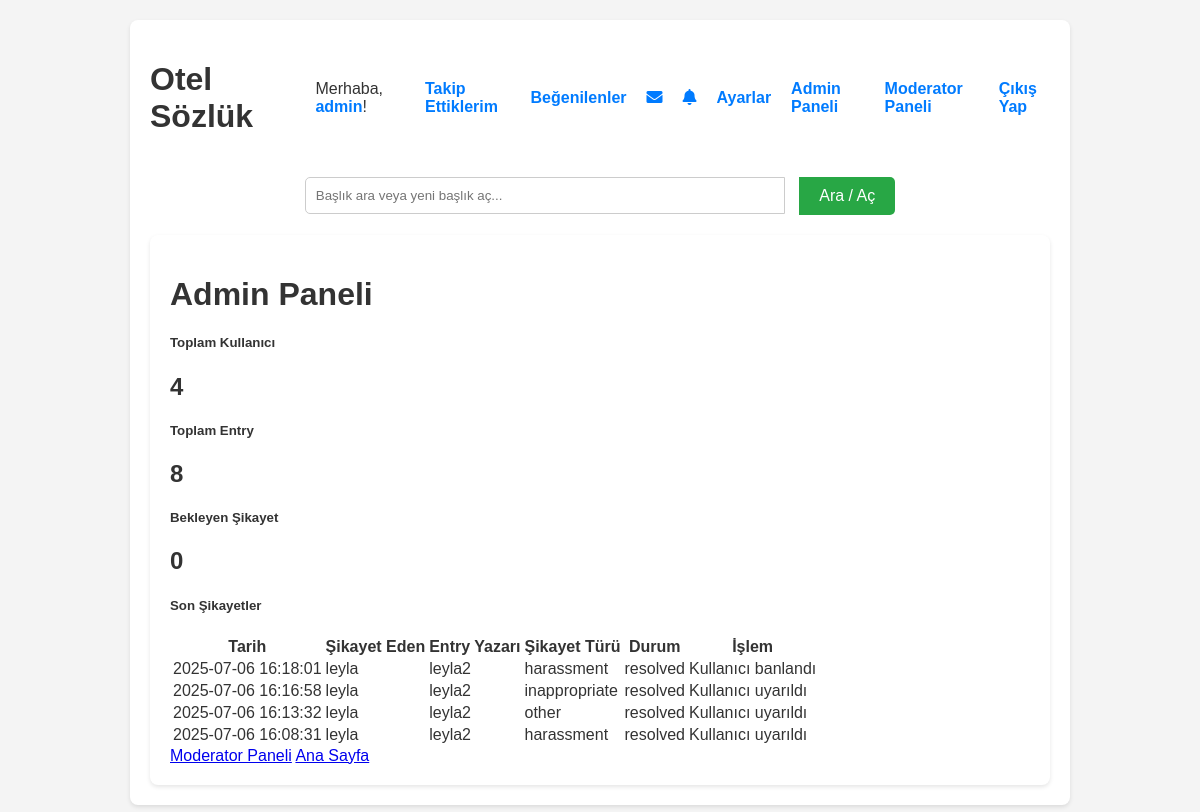
/admin_panel (signed in), run on the app's committed database.
### tables this page shows
CREATE TABLE reports (
            id INTEGER PRIMARY KEY AUTOINCREMENT,
            reporter_id INTEGER NOT NULL,
            entry_id INTEGER NOT NULL,
            report_type TEXT NOT NULL, -- 'spam', 'inappropriate', 'harassment', 'other'
            report_reason TEXT NOT NULL,
            status TEXT DEFAULT 'pending', -- 'pending', 'reviewed', 'resolved'
            moderator_id INTEGER,
            action_taken TEXT,
            timestamp DATETIME DEFAULT CURRENT_TIMESTAMP,
            FOREIGN KEY (reporter_id) REFERENCES users(id),
            FOREIGN KEY (entry_id) REFERENCES entryler(id),
            FOREIGN KEY (moderator_id) REFERENCES users(id)
        );

CREATE TABLE users (
            id INTEGER PRIMARY KEY AUTOINCREMENT,
            username TEXT NOT NULL UNIQUE,
            email TEXT NOT NULL UNIQUE,
            password_hash TEXT NOT NULL,
            bio TEXT DEFAULT '',
            kayit_tarihi TIMESTAMP DEFAULT CURRENT_TIMESTAMP,
            email_verified INTEGER DEFAULT 0,
            verification_code TEXT,
            is_admin INTEGER DEFAULT 0,
            is_moderator INTEGER DEFAULT 0,
            is_banned INTEGER DEFAULT 0
        );

### yemeksozluk.py (the view)
@app.route('/admin_panel')
def admin_panel():
    if not is_logged_in() or not session.get('is_admin'):
        flash('Bu sayfaya erişim yetkiniz yok!', 'error')
        return redirect(url_for('index'))
    with get_db_connection() as conn:
        total_users = conn.execute('SELECT COUNT(*) FROM users').fetchone()[0]
        total_entries = conn.execute('SELECT COUNT(*) FROM entryler').fetchone()[0]
        total_reports = conn.execute('SELECT COUNT(*) FROM reports WHERE status = "pending"').fetchone()[0]
        recent_reports = conn.execute('''
            SELECT r.*, e.entry_metni, u1.username as reporter_username, u2.username as entry_author
            FROM reports r
            JOIN entryler e ON r.entry_id = e.id
            JOIN users u1 ON r.reporter_id = u1.id
            JOIN users u2 ON e.yazar_id = u2.id
            ORDER BY r.timestamp DESC
            LIMIT 10
        ''').fetchall()
    return render_template('admin_panel.html',
                         total_users=total_users,
                         total_entries=total_entries,
                         total_reports=total_reports,
                         recent_reports=recent_reports,
                         is_logged_in=is_logged_in())

### yemeksozluk.py (called while the page is built)
@contextmanager
def get_db_connection():
    conn = sqlite3.connect(DATABASE, timeout=20.0)
    conn.row_factory = sqlite3.Row
    conn.execute('PRAGMA foreign_keys = ON')
    try:
        yield conn
    finally:
        conn.close()

def is_logged_in():
    return 'logged_in' in session and session['logged_in']

@app.before_request
def before_request():
    g.unread_notifications_count = 0
    g.unread_messages_count = 0
    if is_logged_in():
        with get_db_connection() as conn:
            user_id = session['user_id']
            notifications_count = conn.execute('SELECT COUNT(*) FROM notifications WHERE user_id = ? AND is_read = 0', (user_id,)).fetchone()[0]
            g.unread_notifications_count = notifications_count
            messages_count = conn.execute('SELECT COUNT(*) FROM messages WHERE receiver_id = ? AND is_read = 0', (user_id,)).fetchone()[0]
            g.unread_messages_count = messages_count

### templates/admin_panel.html (shortened to what this page needs)
{% extends "base.html" %}
{% block content %}
<div class="container mt-4">
    <h1>Admin Paneli</h1>
    <div class="row mb-4">
        <div class="col-md-4">
            <div class="card text-center">
                <div class="card-body">
                    <h5 class="card-title">Toplam Kullanıcı</h5>
                    <h2 class="text-primary">{{ total_users }}</h2>
                </div>
            </div>
        </div>
        <div class="col-md-4">
            <div class="card text-center">
                <div class="card-body">
                    <h5 class="card-title">Toplam Entry</h5>
                    <h2 class="text-success">{{ total_entries }}</h2>
                </div>
            </div>
        </div>
        <div class="col-md-4">
            <div class="card text-center">
                <div class="card-body">
                    <h5 class="card-title">Bekleyen Şikayet</h5>
                    <h2 class="text-danger">{{ total_reports }}</h2>
                </div>
            </div>
        </div>
    </div>
    <div class="card">
        <div class="card-header">
            <h5>Son Şikayetler</h5>
        </div>
        <div class="card-body">
            {% if recent_reports %}
                <div class="table-responsive">
                    <table class="table table-striped">
                        <thead>
                            <tr>
                                <th>Tarih</th>
                                <th>Şikayet Eden</th>
                                <th>Entry Yazarı</th>
                                <th>Şikayet Türü</th>
                                <th>Durum</th>
                                <th>İşlem</th>
                            </tr>
                        </thead>
                        <tbody>
                            {% for report in recent_reports %}
                            <tr>
                                <td>{{ report.timestamp }}</td>
                                <td>{{ report.reporter_username }}</td>
                                <td>{{ report.entry_author }}</td>
                                <td>
                                    <span class="badge badge-{% if report.report_type == 'spam' %}warning{% elif report.report_type == 'inappropriate' %}danger{% elif report.report_type == 'harassment' %}danger{% else %}secondary{% endif %}">
                                        {{ report.report_type }}
                                    </span>
                                </td>
                                <td>
                                    <span class="badge badge-{% if report.status == 'pending' %}warning{% elif report.status == 'resolved' %}success{% else %}info{% endif %}">
                                        {{ report.status }}
                                    </span>
                                </td>
                                <td>
                                    {% if report.status == 'pending' %}
                                        <a href="{{ url_for('moderator_panel') }}" class="btn btn-sm btn-primary">İncele</a>
                                    {% else %}
                                        {{ report.action_taken or 'İşlem yapıldı' }}
                                    {% endif %}
                                </td>
                            </tr>
                            {% endfor %}
                        </tbody>
                    </table>
                </div>
            {% else %}
                <p class="text-muted">Henüz şikayet bulunmuyor.</p>
            {% endif %}
        </div>
    </div>
    <div class="mt-3">
        <a href="{{ url_for('moderator_panel') }}" class="btn btn-primary">Moderator Paneli</a>
        <a href="{{ url_for('index') }}" class="btn btn-secondary">Ana Sayfa</a>
    </div>
</div>
{% endblock %}

### templates/base.html (style rules this page uses)
body { font-family: sans-serif; margin: 20px; background-color: #f4f4f4; color: #333; }
.container { max-width: 900px; margin: auto; background-color: #fff; padding: 20px; border-radius: 8px; box-shadow: 0 2px 4px rgba(0,0,0,0.1); }

### data on the page
reports: timestamp "2025-07-06 16:18:01", reporter_username "leyla", entry_author "leyla2", report_type "harassment", status "resolved", action_taken "Kullanıcı banlandı"
reports: timestamp "2025-07-06 16:16:58", reporter_username "leyla", entry_author "leyla2", report_type "inappropriate", status "resolved", action_taken "Kullanıcı uyarıldı"
reports: timestamp "2025-07-06 16:13:32", reporter_username "leyla", entry_author "leyla2", report_type "other", status "resolved", action_taken "Kullanıcı uyarıldı"
reports: timestamp "2025-07-06 16:08:31", reporter_username "leyla", entry_author "leyla2", report_type "harassment", status "resolved", action_taken "Kullanıcı uyarıldı"

### other printed values
{{ session.username }} "admin"
{{ total_users }} "4"
{{ total_entries }} "8"
{{ total_reports }} "0"
